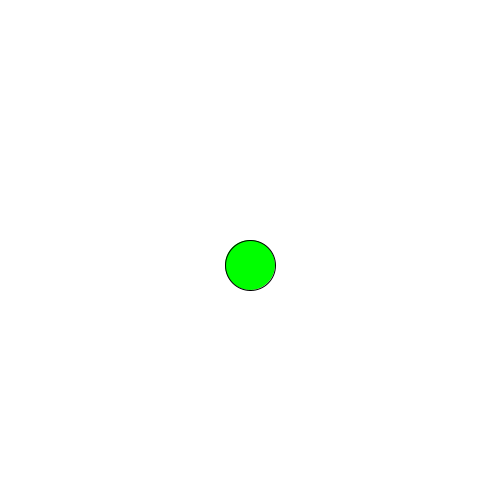
Frame 1 (no input)
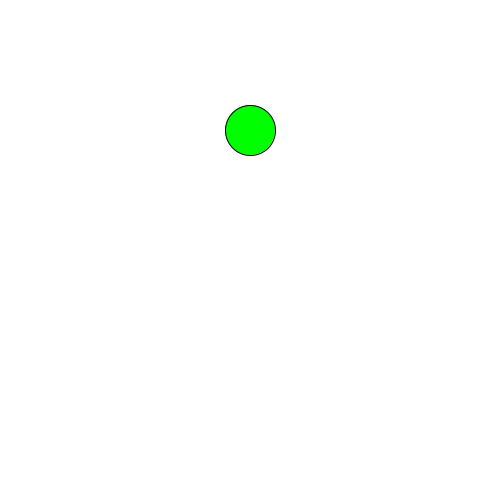
Frame 60 (the mouse pressed at the canvas centre just before this capture)
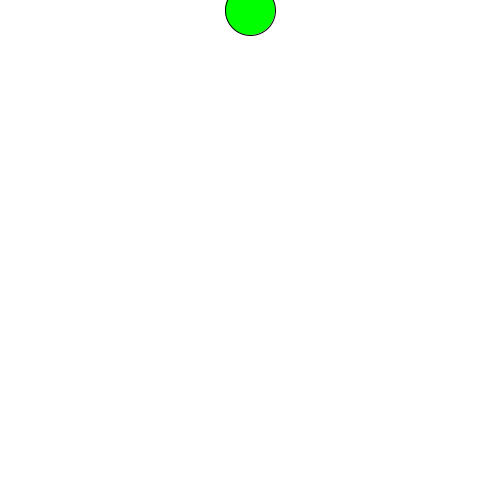
Frame 120 (the mouse held since frame 60 and released just before this capture)

The Processing sketch that drew these frames (run headless with seeded random() and noise(); from frame 60 on, the mouse is pressed at the canvas centre):

// Processing sketch: processing_105205
// ── processing_105205.pde

int xPos;
int yPos;
int velocity;

void setup () {
  size (500, 500);
  xPos= width/2;
  yPos = height/2;
  velocity= 15;

}
void draw() {
  background (255);
  fill (0, 255, 0);
  if (yPos>= height || yPos<=0) {
    velocity=(velocity*-1);
println ("we're inside the if statement");  
}
yPos= yPos+velocity;
  ellipse (xPos, yPos, 50, 50);
  
  println ("velocity "+ velocity);
  println ("yPos "+yPos);

}
